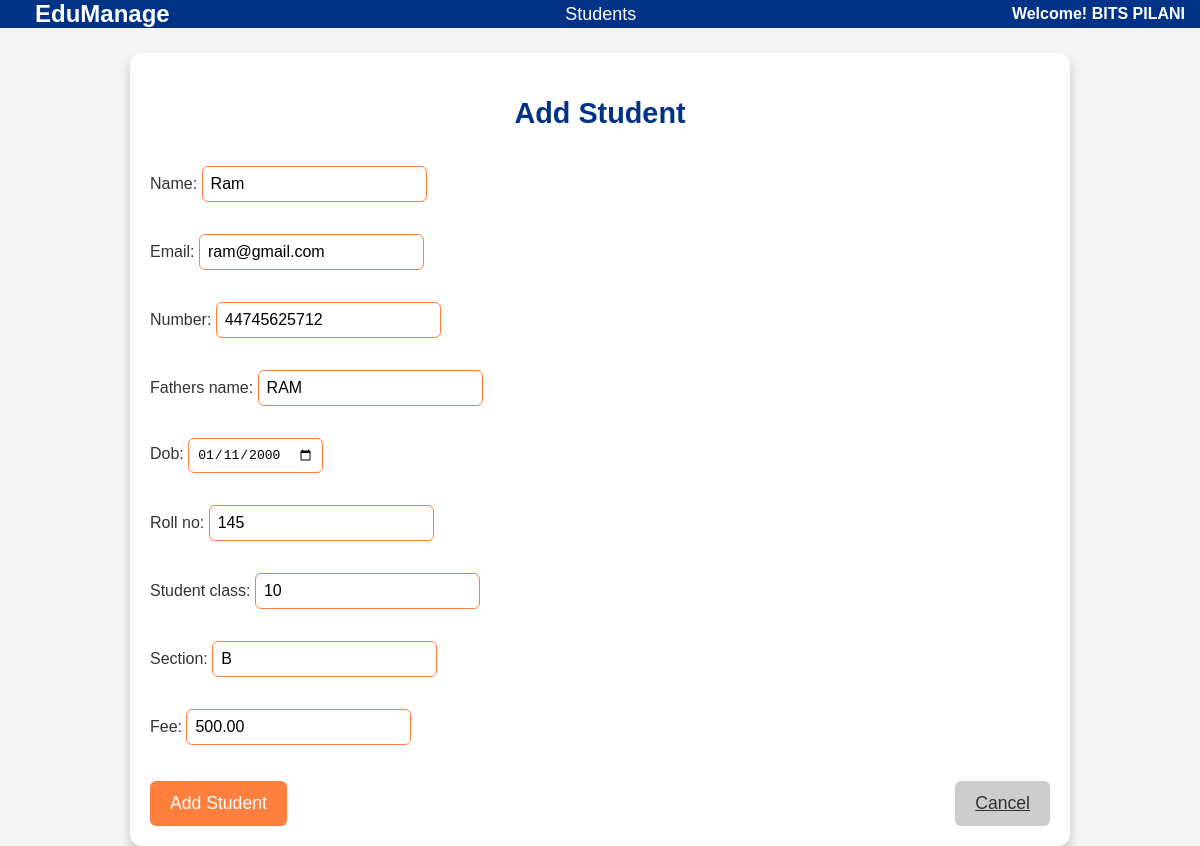
The page /students/edit/1/ (signed in) on the database its author committed.
### accounts/models.py (models this page shows, shortened)
class User(AbstractBaseUser):
    ORGANIZATION_CHOICES = [
        ('school', 'School'),
        ('college', 'College'),
    ]
    COUNTRY_CHOICES = [
        ('us', 'United States'),
        ('uk', 'United Kingdom'),
        ('in', 'India'),
    ]
    school_name = models.CharField(max_length=100)
    email = models.EmailField(unique=True)
    phone = models.CharField(max_length=15)
    address_area = models.CharField(max_length=100)
    address_landmark = models.CharField(max_length=100, blank=True, null=True)
    address_city = models.CharField(max_length=50)
    address_state = models.CharField(max_length=50)
    address_country = models.CharField(max_length=50, choices=COUNTRY_CHOICES)
    address_pincode = models.CharField(max_length=10)
    organization_type = models.CharField(max_length=10, choices=ORGANIZATION_CHOICES)
    is_active = models.BooleanField(default=True)
    is_admin = models.BooleanField(default=False)
    objects = UserManager()
    USERNAME_FIELD = 'email'
    REQUIRED_FIELDS = ['school_name']

class Student(models.Model):
    id = models.AutoField(primary_key=True)
    name = models.CharField(max_length=100)
    email = models.EmailField(unique=True)
    number = models.CharField(max_length=15)
    fathers_name = models.CharField(max_length=100)
    dob = models.DateField()
    roll_no = models.CharField(max_length=20, unique=True)
    student_class = models.CharField(max_length=20)
    section = models.CharField(max_length=10)
    fee = models.DecimalField(max_digits=10, decimal_places=2)
    school = models.ForeignKey(User, on_delete=models.CASCADE)  # Associate with school

### accounts/views.py (the view)
# urls.py: path('students/edit/<int:student_id>/', views.student_edit, name='student_edit'),
@login_required
def student_edit(request, student_id):
    student = get_object_or_404(Student, id=student_id, school=request.user)
    if request.method == 'POST':
        form = StudentForm(request.POST, instance=student)
        if form.is_valid():
            form.save()
            return redirect('student_list')
    else:
        form = StudentForm(instance=student)
    return render(request, 'accounts/student_form.html', {'form': form})

### accounts/forms.py
class StudentForm(forms.ModelForm):
    dob = forms.DateField(widget=forms.DateInput(attrs={'type': 'date'}))  # Input type=date for DOB
    class Meta:
        model = Student
        fields = ['name', 'email', 'number', 'fathers_name', 'dob', 'roll_no', 'student_class', 'section', 'fee']

### templates/accounts/student_form.html (shortened to what this page needs)
<!DOCTYPE html>
<html lang="en">
  <head>
    {% load static %}
    <link rel="stylesheet" href="{% static 'css/student_form.css' %}" />
  </head>
  <body>
    <nav class="navbar">
      <a class="navbar-brand" style="font-size: 24px; font-weight: bold"
        >EduManage</a
      >
      <a href="{% url 'student_list' %}" class="nav-link">Students</a>
      <span class="school-name">Welcome! {{ user.school_name }}</span>
    </nav>
    <div class="container">
      <h2>{% if student %}Edit{% else %}Add{% endif %} Student</h2>
      <form method="POST">
        {% csrf_token %} {{ form.as_p }}
        <div class="form-actions">
          <button type="submit" class="btn btn-primary">
            {% if student %}Update{% else %}Add{% endif %} Student
          </button>
          <a href="{% url 'student_list' %}" class="btn btn-secondary"
            >Cancel</a
          >
        </div>
      </form>
    </div>
  </body>
</html>

### static/css/student_form.css (style rules this page uses)
body { font-family: Arial, sans-serif; background-color: #f5f5f5; display: flex; flex-direction: column; align-items: center; height: 100vh; margin: 0; }
.container { max-width: 900px; width: 100%; padding: 20px; margin-top: 25px; background-color: #ffffff; border-radius: 12px; box-shadow: 0 6px 12px rgba(0, 0, 0, 0.2); }
.navbar { width: 100%; height: 80px; background-color: #003285; display: flex; align-items: center; justify-content: space-between; padding: 0 15px; box-sizing: border-box; color: #fff; }
.navbar a { font-size: 18px; color: #fff; text-decoration: none; margin: 0 20px; }
h2 { color: #003285; font-size: 1.8em; margin-bottom: 20px; text-align: center; }
form { display: flex; flex-direction: column; }
.form-actions { margin-top: 20px; display: flex; justify-content: space-between; }
button, .btn { background-color: #ff7f3e; color: white; border: none; padding: 12px 20px; border-radius: 6px; cursor: pointer; font-size: 1.1em; transition: background-color 0.3s ease; }
.btn-secondary { background-color: #ccc; color: #333; }
form label { font-size: 1em; color: #333; margin-bottom: 8px; }
form input, form select { padding: 8px; border: 1px solid #ff7f3e; border-radius: 6px; font-size: 1em; box-sizing: border-box; }
.school-name { font-size: 16px; font-weight: bold; }

### rows shown on the page
User: school_name "BITS PILANI"
Student: name "Ram", email "ram@gmail.com", number "44745625712", fathers_name "RAM", dob "01/11/2000", roll_no "145", student_class "10", section "B", fee "500.00"
